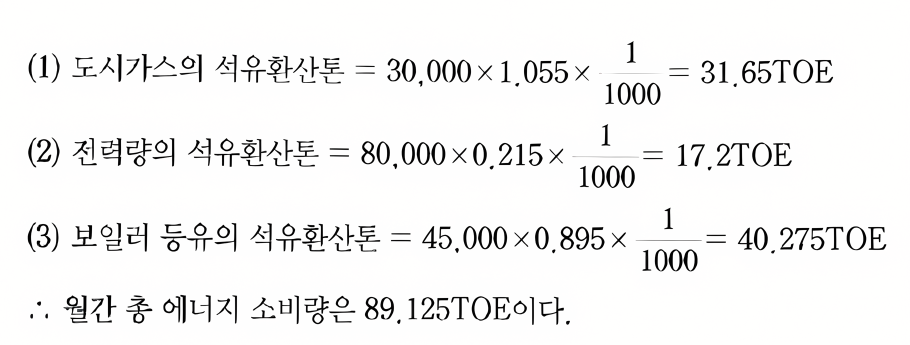
#> input picture assets/energy-theory-examples/explanations/theory-88-toe.webp, 1820 x 690 px (shown at 1/2 size)
$ python match-hvac-practical-frame.py ../assets/energy-theory-examples/explanations/theory-88-toe.webp ../assets/energy-theory-examples/explanations/theory-88-toe.webp
#> lines starting #> are read from the running program, lines starting #| are printed output that depends on the picture
#!/usr/bin/env python3
import argparse
import subprocess
from pathlib import Path

import numpy as np
from PIL import Image


def main() -> None:
    parser = argparse.ArgumentParser(description="저장된 필답형 크롭 이미지가 나온 원본 영상 시각을 찾습니다.")
    parser.add_argument("image")
    parser.add_argument("video")
    parser.add_argument("--fps", type=float, default=1.0)
    parser.add_argument("--extract")
    args = parser.parse_args()

    target = np.asarray(Image.open(args.image).convert("RGB").resize((64, 44), Image.Resampling.LANCZOS), dtype=np.float32)
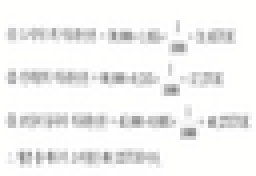
#> target: shape (44, 64, 3) float32 (shown 4 times larger); mean R, G, B 242.4, 242.2, 241.9
    command = [
        "ffmpeg", "-hide_banner", "-loglevel", "error", "-i", args.video,
        "-vf", f"fps={args.fps},scale=96:54", "-pix_fmt", "rgb24", "-f", "rawvideo", "-",
    ]
#> (the run stopped early here; a loop or call above may not have finished)
